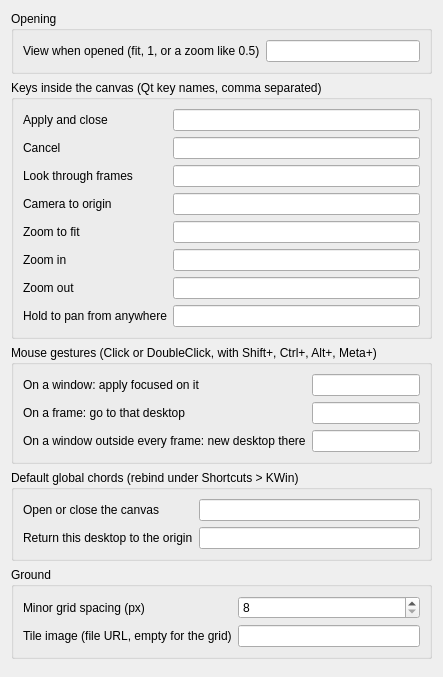
<?xml version="1.0" encoding="UTF-8"?>
<!-- SPDX-FileCopyrightText: 2026 Aaron Bockelie <aaronsb@gmail.com> -->
<!-- SPDX-License-Identifier: GPL-2.0-or-later -->
<ui version="4.0">
 <class>KWinCanvasConfigForm</class>
 <widget class="QWidget" name="KWinCanvasConfigForm">
  <layout class="QVBoxLayout" name="verticalLayout">
   <item><widget class="QGroupBox" name="group0"><property name="title"><string>Opening</string></property>
    <layout class="QFormLayout" name="form0">
     <item row="0" column="0"><widget class="QLabel" name="label_OpenZoom"><property name="text"><string>View when opened (fit, 1, or a zoom like 0.5)</string></property><property name="buddy"><cstring>kcfg_OpenZoom</cstring></property></widget></item>
     <item row="0" column="1"><widget class="QLineEdit" name="kcfg_OpenZoom"/></item>
    </layout></widget></item>
   <item><widget class="QGroupBox" name="group1"><property name="title"><string>Keys inside the canvas (Qt key names, comma separated)</string></property>
    <layout class="QFormLayout" name="form1">
     <item row="0" column="0"><widget class="QLabel" name="label_KeyApply"><property name="text"><string>Apply and close</string></property><property name="buddy"><cstring>kcfg_KeyApply</cstring></property></widget></item>
     <item row="0" column="1"><widget class="QLineEdit" name="kcfg_KeyApply"/></item>
     <item row="1" column="0"><widget class="QLabel" name="label_KeyCancel"><property name="text"><string>Cancel</string></property><property name="buddy"><cstring>kcfg_KeyCancel</cstring></property></widget></item>
     <item row="1" column="1"><widget class="QLineEdit" name="kcfg_KeyCancel"/></item>
     <item row="2" column="0"><widget class="QLabel" name="label_KeyHome"><property name="text"><string>Look through frames</string></property><property name="buddy"><cstring>kcfg_KeyHome</cstring></property></widget></item>
     <item row="2" column="1"><widget class="QLineEdit" name="kcfg_KeyHome"/></item>
     <item row="3" column="0"><widget class="QLabel" name="label_KeyOrigin"><property name="text"><string>Camera to origin</string></property><property name="buddy"><cstring>kcfg_KeyOrigin</cstring></property></widget></item>
     <item row="3" column="1"><widget class="QLineEdit" name="kcfg_KeyOrigin"/></item>
     <item row="4" column="0"><widget class="QLabel" name="label_KeyFit"><property name="text"><string>Zoom to fit</string></property><property name="buddy"><cstring>kcfg_KeyFit</cstring></property></widget></item>
     <item row="4" column="1"><widget class="QLineEdit" name="kcfg_KeyFit"/></item>
     <item row="5" column="0"><widget class="QLabel" name="label_KeyZoomIn"><property name="text"><string>Zoom in</string></property><property name="buddy"><cstring>kcfg_KeyZoomIn</cstring></property></widget></item>
     <item row="5" column="1"><widget class="QLineEdit" name="kcfg_KeyZoomIn"/></item>
     <item row="6" column="0"><widget class="QLabel" name="label_KeyZoomOut"><property name="text"><string>Zoom out</string></property><property name="buddy"><cstring>kcfg_KeyZoomOut</cstring></property></widget></item>
     <item row="6" column="1"><widget class="QLineEdit" name="kcfg_KeyZoomOut"/></item>
     <item row="7" column="0"><widget class="QLabel" name="label_KeyPan"><property name="text"><string>Hold to pan from anywhere</string></property><property name="buddy"><cstring>kcfg_KeyPan</cstring></property></widget></item>
     <item row="7" column="1"><widget class="QLineEdit" name="kcfg_KeyPan"/></item>
    </layout></widget></item>
   <item><widget class="QGroupBox" name="group2"><property name="title"><string>Mouse gestures (Click or DoubleClick, with Shift+, Ctrl+, Alt+, Meta+)</string></property>
    <layout class="QFormLayout" name="form2">
     <item row="0" column="0"><widget class="QLabel" name="label_MouseFocusWindow"><property name="text"><string>On a window: apply focused on it</string></property><property name="buddy"><cstring>kcfg_MouseFocusWindow</cstring></property></widget></item>
     <item row="0" column="1"><widget class="QLineEdit" name="kcfg_MouseFocusWindow"/></item>
     <item row="1" column="0"><widget class="QLabel" name="label_MouseGotoDesktop"><property name="text"><string>On a frame: go to that desktop</string></property><property name="buddy"><cstring>kcfg_MouseGotoDesktop</cstring></property></widget></item>
     <item row="1" column="1"><widget class="QLineEdit" name="kcfg_MouseGotoDesktop"/></item>
     <item row="2" column="0"><widget class="QLabel" name="label_MouseNewDesktopAt"><property name="text"><string>On a window outside every frame: new desktop there</string></property><property name="buddy"><cstring>kcfg_MouseNewDesktopAt</cstring></property></widget></item>
     <item row="2" column="1"><widget class="QLineEdit" name="kcfg_MouseNewDesktopAt"/></item>
    </layout></widget></item>
   <item><widget class="QGroupBox" name="group3"><property name="title"><string>Default global chords (rebind under Shortcuts > KWin)</string></property>
    <layout class="QFormLayout" name="form3">
     <item row="0" column="0"><widget class="QLabel" name="label_ToggleShortcut"><property name="text"><string>Open or close the canvas</string></property><property name="buddy"><cstring>kcfg_ToggleShortcut</cstring></property></widget></item>
     <item row="0" column="1"><widget class="QLineEdit" name="kcfg_ToggleShortcut"/></item>
     <item row="1" column="0"><widget class="QLabel" name="label_HomeShortcut"><property name="text"><string>Return this desktop to the origin</string></property><property name="buddy"><cstring>kcfg_HomeShortcut</cstring></property></widget></item>
     <item row="1" column="1"><widget class="QLineEdit" name="kcfg_HomeShortcut"/></item>
    </layout></widget></item>
   <item><widget class="QGroupBox" name="group4"><property name="title"><string>Ground</string></property>
    <layout class="QFormLayout" name="form4">
     <item row="0" column="0"><widget class="QLabel" name="label_GridBase"><property name="text"><string>Minor grid spacing (px)</string></property><property name="buddy"><cstring>kcfg_GridBase</cstring></property></widget></item>
     <item row="0" column="1"><widget class="QSpinBox" name="kcfg_GridBase"><property name="minimum"><number>8</number></property><property name="maximum"><number>1024</number></property></widget></item>
     <item row="1" column="0"><widget class="QLabel" name="label_TileImage"><property name="text"><string>Tile image (file URL, empty for the grid)</string></property><property name="buddy"><cstring>kcfg_TileImage</cstring></property></widget></item>
     <item row="1" column="1"><widget class="QLineEdit" name="kcfg_TileImage"/></item>
    </layout></widget></item>
   <item><spacer name="spacer"><property name="orientation"><enum>Qt::Vertical</enum></property></spacer></item>
  </layout>
 </widget>
 <resources/><connections/>
</ui>
